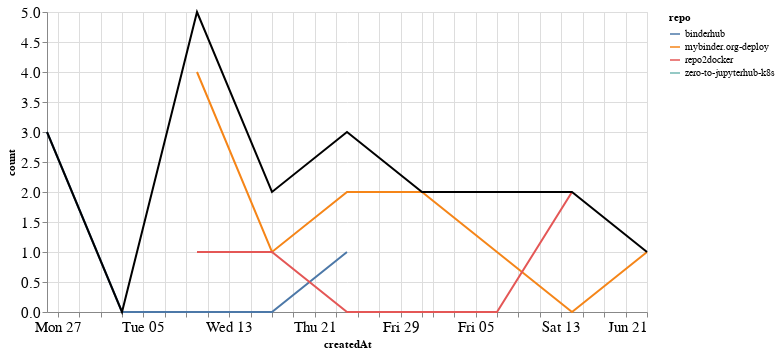

The code cell stored with this chart in its notebook:
### Markdown cell above
## PRs

### Code cell
prs_time = prs.groupby('repo').resample('W', on='createdAt').count()['author'].reset_index()
prs_time = prs_time.rename(columns={'author': 'count'})
prs_time_total = prs_time.groupby('createdAt').agg({"count": "sum"}).reset_index()

ch1 = alt.Chart(prs_time, width=600).mark_line().encode(
    x='createdAt',
    y='count',
    color='repo',
    tooltip="repo"
)

ch2 = alt.Chart(prs_time_total, width=600).mark_line(color="black").encode(
    x='createdAt',
    y='count',
)

ch1 + ch2

### Figure 1 — Vega-Lite specification as saved in the notebook (floating-point values rounded to 4 significant figures)
{"config": {"axisLeft": {"labelFontSize": 15}, "axisBottom": {"labelFontSize": 15}}, "layer": [{"data": {"name": "data-b93153ad8e3787d6465e49aaa6065106"}, "mark": "line", "encoding": {"color": {"type": "nominal", "field": "repo"}, "tooltip": {"type": "nominal", "field": "repo"}, "x": {"type": "temporal", "field": "createdAt"}, "y": {"type": "quantitative", "field": "count"}}, "width": 600}, {"data": {"name": "data-33662ae37fef255432a9cd1c33067899"}, "mark": {"type": "line", "color": "black"}, "encoding": {"x": {"type": "temporal", "field": "createdAt"}, "y": {"type": "quantitative", "field": "count"}}, "width": 600}], "$schema": "https://vega.github.io/schema/vega-lite/v4.8.1.json", "datasets": {"data-b93153ad8e3787d6465e49aaa6065106": [{"repo": "binderhub", "createdAt": "2020-04-26T00:00:00", "count": 3}, {"repo": "binderhub", "createdAt": "2020-05-03T00:00:00", "count": 0}, {"repo": "binderhub", "createdAt": "2020-05-10T00:00:00", "count": 0}, {"repo": "binderhub", "createdAt": "2020-05-17T00:00:00", "count": 0}, {"repo": "binderhub", "createdAt": "2020-05-24T00:00:00", "count": 1}, {"repo": "mybinder.org-deploy", "createdAt": "2020-05-10T00:00:00", "count": 4}, {"repo": "mybinder.org-deploy", "createdAt": "2020-05-17T00:00:00", "count": 1}, {"repo": "mybinder.org-deploy", "createdAt": "2020-05-24T00:00:00", "count": 2}, {"repo": "mybinder.org-deploy", "createdAt": "2020-05-31T00:00:00", "count": 2}, {"repo": "mybinder.org-deploy", "createdAt": "2020-06-07T00:00:00", "count": 1}, {"repo": "mybinder.org-deploy", "createdAt": "2020-06-14T00:00:00", "count": 0}, {"repo": "mybinder.org-deploy", "createdAt": "2020-06-21T00:00:00", "count": 1}, {"repo": "repo2docker", "createdAt": "2020-05-10T00:00:00", "count": 1}, {"repo": "repo2docker", "createdAt": "2020-05-17T00:00:00", "count": 1}, {"repo": "repo2docker", "createdAt": "2020-05-24T00:00:00", "count": 0}, {"repo": "repo2docker", "createdAt": "2020-05-31T00:00:00", "count": 0}, {"repo": "repo2docker", "createdAt": "2020-06-07T00:00:00", "count": 0}, {"repo": "repo2docker", "createdAt": "2020-06-14T00:00:00", "count": 2}, {"repo": "zero-to-jupyterhub-k8s", "createdAt": "2020-06-07T00:00:00", "count": 1}], "data-33662ae37fef255432a9cd1c33067899": [{"createdAt": "2020-04-26T00:00:00", "count": 3}, {"createdAt": "2020-05-03T00:00:00", "count": 0}, {"createdAt": "2020-05-10T00:00:00", "count": 5}, {"createdAt": "2020-05-17T00:00:00", "count": 2}, {"createdAt": "2020-05-24T00:00:00", "count": 3}, {"createdAt": "2020-05-31T00:00:00", "count": 2}, {"createdAt": "2020-06-07T00:00:00", "count": 2}, {"createdAt": "2020-06-14T00:00:00", "count": 2}, {"createdAt": "2020-06-21T00:00:00", "count": 1}]}}
